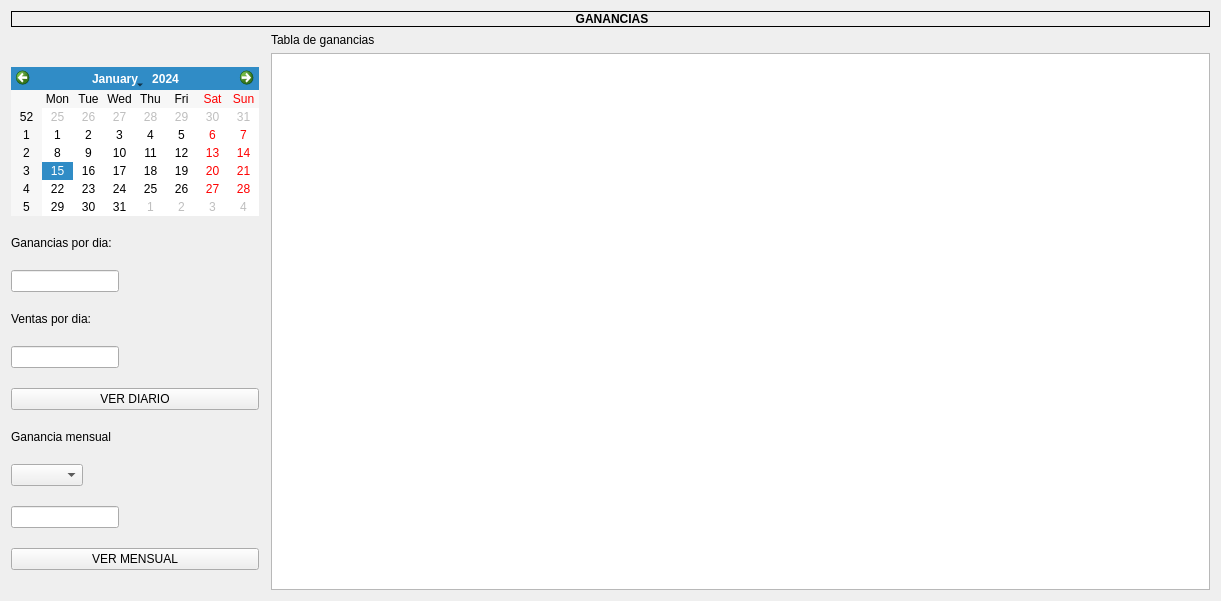
<?xml version="1.0" encoding="UTF-8"?>
<ui version="4.0">
 <class>gananciastWindow</class>
 <widget class="QWidget" name="gananciastWindow">
  <property name="geometry">
   <rect>
    <x>0</x>
    <y>0</y>
    <width>1221</width>
    <height>601</height>
   </rect>
  </property>
  <property name="sizePolicy">
   <sizepolicy hsizetype="Fixed" vsizetype="Preferred">
    <horstretch>0</horstretch>
    <verstretch>0</verstretch>
   </sizepolicy>
  </property>
  <property name="windowTitle">
   <string>Ganancias</string>
  </property>
  <layout class="QGridLayout" name="gridLayout_3">
   <item row="2" column="2">
    <layout class="QHBoxLayout" name="horizontalLayout_2">
     <item>
      <widget class="QTableWidget" name="tableWidget">
       <property name="styleSheet">
        <string>font: 700 11pt &quot;Segoe UI&quot;;</string>
       </property>
       <property name="editTriggers">
        <set>QAbstractItemView::NoEditTriggers</set>
       </property>
      </widget>
     </item>
    </layout>
   </item>
   <item row="2" column="0">
    <layout class="QVBoxLayout" name="verticalLayout">
     <item>
      <widget class="QCalendarWidget" name="calendarWidget">
       <property name="sizePolicy">
        <sizepolicy hsizetype="Fixed" vsizetype="Fixed">
         <horstretch>0</horstretch>
         <verstretch>0</verstretch>
        </sizepolicy>
       </property>
       <property name="styleSheet">
        <string>font: 700 11pt &quot;Segoe UI&quot;;</string>
       </property>
      </widget>
     </item>
     <item>
      <widget class="QLabel" name="label_2">
       <property name="sizePolicy">
        <sizepolicy hsizetype="Fixed" vsizetype="Fixed">
         <horstretch>0</horstretch>
         <verstretch>0</verstretch>
        </sizepolicy>
       </property>
       <property name="styleSheet">
        <string notr="true">font: 700 11pt &quot;Segoe UI&quot;;</string>
       </property>
       <property name="text">
        <string>Ganancias por dia:</string>
       </property>
      </widget>
     </item>
     <item>
      <widget class="QLineEdit" name="gananciasLineEdit">
       <property name="sizePolicy">
        <sizepolicy hsizetype="Fixed" vsizetype="Fixed">
         <horstretch>0</horstretch>
         <verstretch>0</verstretch>
        </sizepolicy>
       </property>
       <property name="styleSheet">
        <string notr="true">font: 700 11pt &quot;Segoe UI&quot;;</string>
       </property>
       <property name="readOnly">
        <bool>true</bool>
       </property>
      </widget>
     </item>
     <item>
      <widget class="QLabel" name="label_3">
       <property name="sizePolicy">
        <sizepolicy hsizetype="Fixed" vsizetype="Fixed">
         <horstretch>0</horstretch>
         <verstretch>0</verstretch>
        </sizepolicy>
       </property>
       <property name="styleSheet">
        <string notr="true">font: 700 11pt &quot;Segoe UI&quot;;</string>
       </property>
       <property name="text">
        <string>Ventas por dia:</string>
       </property>
      </widget>
     </item>
     <item>
      <widget class="QLineEdit" name="ventasLineEdit">
       <property name="sizePolicy">
        <sizepolicy hsizetype="Fixed" vsizetype="Fixed">
         <horstretch>0</horstretch>
         <verstretch>0</verstretch>
        </sizepolicy>
       </property>
       <property name="styleSheet">
        <string notr="true">font: 700 11pt &quot;Segoe UI&quot;;</string>
       </property>
       <property name="readOnly">
        <bool>true</bool>
       </property>
      </widget>
     </item>
     <item>
      <widget class="QPushButton" name="verGanDiaButton">
       <property name="styleSheet">
        <string notr="true">font: 700 11pt &quot;Segoe UI&quot;;</string>
       </property>
       <property name="text">
        <string>VER DIARIO</string>
       </property>
       <property name="icon">
        <iconset>
         <normaloff>../assets/newicons/icons8-búsqueda-48.png</normaloff>../assets/newicons/icons8-búsqueda-48.png</iconset>
       </property>
      </widget>
     </item>
     <item>
      <widget class="QLabel" name="label_4">
       <property name="sizePolicy">
        <sizepolicy hsizetype="Fixed" vsizetype="Fixed">
         <horstretch>0</horstretch>
         <verstretch>0</verstretch>
        </sizepolicy>
       </property>
       <property name="styleSheet">
        <string notr="true">font: 700 11pt &quot;Segoe UI&quot;;</string>
       </property>
       <property name="text">
        <string>Ganancia mensual</string>
       </property>
      </widget>
     </item>
     <item>
      <widget class="QComboBox" name="comboBoxMensual">
       <property name="sizePolicy">
        <sizepolicy hsizetype="Fixed" vsizetype="Fixed">
         <horstretch>0</horstretch>
         <verstretch>0</verstretch>
        </sizepolicy>
       </property>
       <property name="styleSheet">
        <string notr="true">font: 700 11pt &quot;Segoe UI&quot;;</string>
       </property>
      </widget>
     </item>
     <item>
      <widget class="QLineEdit" name="MensualLineEdit">
       <property name="sizePolicy">
        <sizepolicy hsizetype="Fixed" vsizetype="Fixed">
         <horstretch>0</horstretch>
         <verstretch>0</verstretch>
        </sizepolicy>
       </property>
       <property name="styleSheet">
        <string notr="true">font: 700 11pt &quot;Segoe UI&quot;;</string>
       </property>
       <property name="readOnly">
        <bool>true</bool>
       </property>
      </widget>
     </item>
     <item>
      <widget class="QPushButton" name="verGanMenButton">
       <property name="sizePolicy">
        <sizepolicy hsizetype="Preferred" vsizetype="Fixed">
         <horstretch>0</horstretch>
         <verstretch>0</verstretch>
        </sizepolicy>
       </property>
       <property name="cursor">
        <cursorShape>PointingHandCursor</cursorShape>
       </property>
       <property name="styleSheet">
        <string notr="true">font: 700 11pt &quot;Segoe UI&quot;;</string>
       </property>
       <property name="text">
        <string notr="true">VER MENSUAL</string>
       </property>
       <property name="icon">
        <iconset>
         <normaloff>../assets/newicons/icons8-búsqueda-48.png</normaloff>../assets/newicons/icons8-búsqueda-48.png</iconset>
       </property>
       <property name="flat">
        <bool>false</bool>
       </property>
      </widget>
     </item>
    </layout>
   </item>
   <item row="0" column="0" colspan="3">
    <widget class="QLabel" name="gananciaslabel">
     <property name="styleSheet">
      <string>font: 700 11pt &quot;Segoe UI&quot;;</string>
     </property>
     <property name="frameShape">
      <enum>QFrame::Box</enum>
     </property>
     <property name="text">
      <string>&lt;html&gt;&lt;head/&gt;&lt;body&gt;&lt;p align=&quot;center&quot;&gt;&lt;span style=&quot; font-weight:700;&quot;&gt;GANANCIAS&lt;/span&gt;&lt;/p&gt;&lt;/body&gt;&lt;/html&gt;</string>
     </property>
    </widget>
   </item>
   <item row="1" column="2">
    <widget class="QLabel" name="label">
     <property name="styleSheet">
      <string notr="true">font: 700 11pt &quot;Segoe UI&quot;;</string>
     </property>
     <property name="text">
      <string>Tabla de ganancias</string>
     </property>
    </widget>
   </item>
  </layout>
 </widget>
 <resources/>
 <connections/>
</ui>
